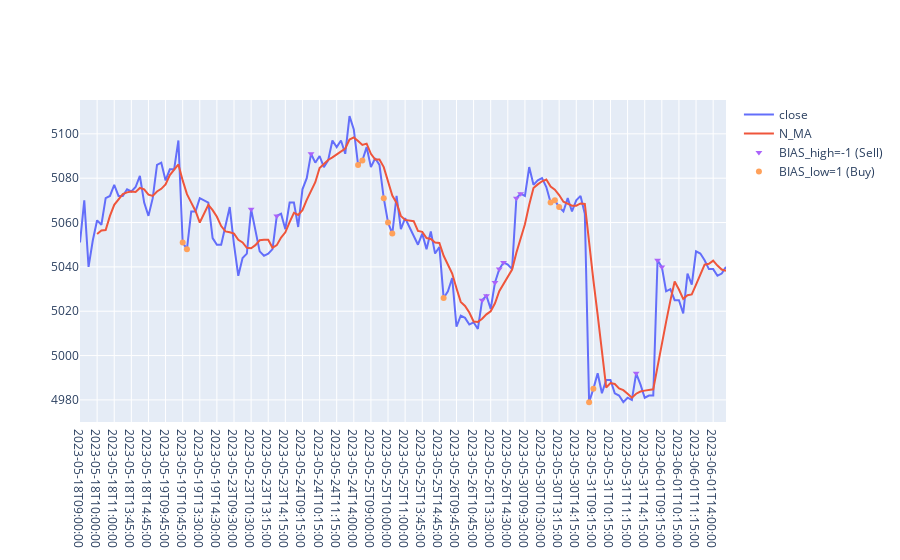

Source (notebook cell):
### Markdown cell above
# BIAS Research

### Code cell
import pandas as pd
import os
import plotly.graph_objs as go
import numpy as np

def load_data(filename):
    data = pd.read_csv(filename, parse_dates=['datetime'])
    data.set_index('datetime', inplace=True)
    return data

def filter_trading_hours(data):
    data = data.between_time('9:00', '15:00')
    return data

def resample_data(data, frequency):
    resampled_data = data.resample(frequency).agg({'open':'last', 'high':'last', 'low':'last', 'close':'last',
                                                   'volume':'sum', 'turnover':'sum', 'open_interest':'sum'})
    resampled_data = resampled_data.dropna()
    return resampled_data

def calculate_moving_average(data, N, ma_type='simple'):
    if ma_type == 'simple':
        data['N_MA'] = data['close'].rolling(window=N).mean()
    elif ma_type == 'exponential':
        data['N_MA'] = data['close'].ewm(span=N).mean()
    return data

def calculate_bias(data):
    data['BIAS'] = data['close'] / data['N_MA']
    return data

def calculate_rolling_statistics(data, X):
    data['bias_max'] = data['BIAS'].rolling(window=X).max()
    data['bias_min'] = data['BIAS'].rolling(window=X).min()
    for quantile in [10, 30, 50, 70, 90]:
        data[f'bias_{quantile}pct'] = data['BIAS'].rolling(window=X).quantile(quantile/100)
    return data

def calculate_bias_high_low(data):
    data['BIAS_high'] = np.where(data['BIAS'] > data['bias_90pct'], -1, 0)
    data['BIAS_low'] = np.where(data['BIAS'] < data['bias_10pct'], 1, 0)
    return data

def calculate_future_returns(data, Y, Z):
    data['BIAS_high_fut_ret'] = data['close'].shift(-Y)/data['close']
    data['BIAS_low_fut_ret'] = - (data['close'].shift(-Z)/data['close'])
    data['BIAS_high_low_ret'] = data['BIAS_high_fut_ret'] + data['BIAS_low_fut_ret']
    return data

def visualize_close_MA_bias(data):
    fig = go.Figure()
    fig.add_trace(go.Scatter(x=data.index, y=data['close'], mode='lines', name='close'))
    fig.add_trace(go.Scatter(x=data.index, y=data['N_MA'], mode='lines', name='N_MA'))
    fig.add_trace(go.Scatter(x=data[data['BIAS_high']==1].index, y=data[data['BIAS_high']==1]['close'],
                             mode='markers', marker_symbol='triangle-up', name='BIAS_high=1 (Buy)'))
    fig.add_trace(go.Scatter(x=data[data['BIAS_high']==-1].index, y=data[data['BIAS_high']==-1]['close'],
                             mode='markers', marker_symbol='triangle-down', name='BIAS_high=-1 (Sell)'))
    fig.add_trace(go.Scatter(x=data[data['BIAS_low']==1].index, y=data[data['BIAS_low']==1]['close'],
                             mode='markers', marker_symbol='circle', name='BIAS_low=1 (Buy)'))
    fig.add_trace(go.Scatter(x=data[data['BIAS_low']==-1].index, y=data[data['BIAS_low']==-1]['close'],
                             mode='markers', marker_symbol='circle-open', name='BIAS_low=-1 (Sell)'))
    fig.update_layout(xaxis=dict(type='category'))
    fig.show()

# Visualize data using Plotly
def visualize_data(data):
    for column in data.columns:
        if data[column].dtype != 'object': # Plot only numeric data
            fig = px.line(data, y=column)
            fig.show()

def main(filename, frequency, N, ma_type, X, Y, Z):
    data = load_data(filename)
    data = filter_trading_hours(data)
    data = resample_data(data, frequency)
    data = calculate_moving_average(data, N, ma_type)
    data = calculate_bias(data)
    data = calculate_rolling_statistics(data, X)
    data = calculate_bias_high_low(data)
    data = calculate_future_returns(data, Y, Z)
    visualize_close_MA_bias(data)
    # visualize_data(data)
    return data

if __name__ == "__main__":
    # data = main('ag2306.csv', '15T', 5, 'simple', 20, 5, 5)
    data = main('a2307.csv', '15T', 5, 'simple', 20, 5, 5)

### Figure 1 — Plotly figure (JSON) as saved in the notebook; plotly's stock layout.template omitted (floating-point values rounded to 4 significant figures; data arrays with more than 128 entries replaced by an {"elided": "..."} marker saying what was removed)
{"data": [{"mode": "lines", "name": "close", "type": "scatter", "x": {"elided": "152 str values"}, "y": {"elided": "152 int values"}}, {"mode": "lines", "name": "N_MA", "type": "scatter", "x": {"elided": "152 str values"}, "y": {"elided": "152 float values"}}, {"marker": {"symbol": "triangle-up"}, "mode": "markers", "name": "BIAS_high=1 (Buy)", "type": "scatter", "x": [], "y": []}, {"marker": {"symbol": "triangle-down"}, "mode": "markers", "name": "BIAS_high=-1 (Sell)", "type": "scatter", "x": ["2023-05-23T10:30:00", "2023-05-23T13:45:00", "2023-05-24T09:45:00", "2023-05-26T11:15:00", "2023-05-26T13:15:00", "2023-05-26T13:45:00", "2023-05-26T14:00:00", "2023-05-26T14:15:00", "2023-05-30T09:00:00", "2023-05-30T09:15:00", "2023-05-31T13:45:00", "2023-06-01T09:00:00", "2023-06-01T09:15:00"], "y": [5066, 5063, 5091, 5025, 5027, 5033, 5039, 5042, 5071, 5073, 4992, 5043, 5040]}, {"marker": {"symbol": "circle"}, "mode": "markers", "name": "BIAS_low=1 (Buy)", "type": "scatter", "x": ["2023-05-19T10:45:00", "2023-05-19T11:00:00", "2023-05-24T14:15:00", "2023-05-24T14:30:00", "2023-05-25T09:45:00", "2023-05-25T10:00:00", "2023-05-25T10:15:00", "2023-05-26T09:00:00", "2023-05-30T11:00:00", "2023-05-30T11:15:00", "2023-05-30T13:15:00", "2023-05-31T09:00:00", "2023-05-31T09:15:00"], "y": [5051, 5048, 5086, 5088, 5071, 5060, 5055, 5026, 5069, 5070, 5067, 4979, 4985]}, {"marker": {"symbol": "circle-open"}, "mode": "markers", "name": "BIAS_low=-1 (Sell)", "type": "scatter", "x": [], "y": []}], "layout": {"xaxis": {"type": "category"}}}
